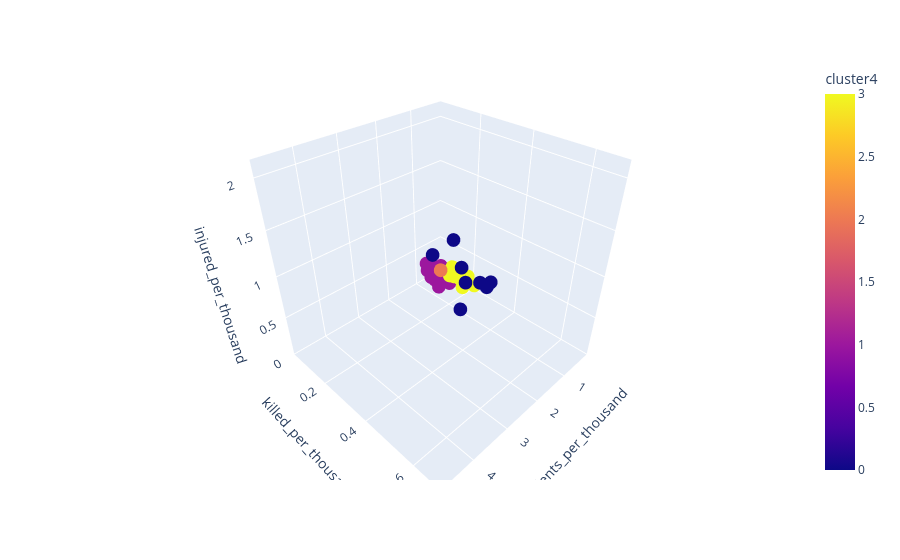

Source (notebook cell):
### Markdown cell above
If we look at the inertia vs k plot we can see that an elbow point may be in point 3, but when we look at the plot with 3 clusters it gives us DC and 2 clusters which are not really that visibly separable. The 4 cluster plot looks better, and it gives us 3 meaningful clusters. We will go with 4

### Code cell
X = MinMaxScaler().fit_transform(df[["incidents_per_thousand", "killed_per_thousand", "injured_per_thousand"]])
df_norm["cluster4"] = KMeans(n_clusters=4, random_state=42, n_init=10).fit_predict(X)

fig = px.scatter_3d(df_norm, x="incidents_per_thousand",
                    y="killed_per_thousand", z="injured_per_thousand",
                    color="cluster4", hover_name=df_norm.index)
fig.show()

### Figure 1 — Plotly figure (JSON) as saved in the notebook; plotly's stock layout.template omitted (floating-point values rounded to 4 significant figures)
{"data": [{"hovertemplate": "<b>%{hovertext}</b><br><br>incidents_per_thousand=%{x}<br>killed_per_thousand=%{y}<br>injured_per_thousand=%{z}<br>cluster4=%{marker.color}<extra></extra>", "hovertext": ["District of Columbia", "Alaska", "Delaware", "Louisiana", "South Carolina", "Illinois", "Mississippi", "Tennessee", "Alabama", "Missouri", "Maryland", "Arkansas", "Kentucky", "Indiana", "Oklahoma", "Ohio", "Massachusetts", "Georgia", "Nebraska", "North Carolina", "West Virginia", "Connecticut", "Rhode Island", "Wyoming", "Wisconsin", "Iowa", "New Mexico", "North Dakota", "Vermont", "Florida", "Kansas", "New Hampshire", "Virginia", "Pennsylvania", "Maine", "Nevada", "South Dakota", "Montana", "Michigan", "New Jersey", "Colorado", "Oregon", "Texas", "New York", "Washington", "Minnesota", "California", "Idaho", "Utah", "Arizona", "Hawaii"], "legendgroup": "", "marker": {"color": [2, 0, 0, 0, 0, 0, 0, 0, 0, 0, 3, 3, 3, 3, 3, 3, 1, 3, 1, 3, 3, 1, 1, 1, 1, 1, 3, 1, 1, 3, 3, 1, 3, 3, 1, 3, 1, 1, 1, 1, 1, 1, 1, 1, 1, 1, 1, 1, 1, 1, 1], "coloraxis": "coloraxis", "symbol": "circle"}, "mode": "markers", "name": "", "scene": "scene", "showlegend": false, "type": "scatter3d", "x": [4.731, 1.829, 1.79, 1.737, 1.418, 1.365, 1.204, 1.157, 1.127, 1.092, 0.9687, 0.9543, 0.9392, 0.8855, 0.8837, 0.8818, 0.8803, 0.8769, 0.873, 0.8711, 0.855, 0.855, 0.8475, 0.8436, 0.8309, 0.8065, 0.7873, 0.7599, 0.7549, 0.7437, 0.7374, 0.7214, 0.7114, 0.6984, 0.6828, 0.6809, 0.637, 0.6191, 0.6178, 0.6075, 0.5873, 0.5693, 0.4942, 0.4941, 0.4794, 0.4393, 0.419, 0.4003, 0.3595, 0.3409, 0.2032], "y": [0.6796, 0.362, 0.2305, 0.4671, 0.3291, 0.2651, 0.3935, 0.2767, 0.3874, 0.3518, 0.2825, 0.2596, 0.2409, 0.2433, 0.2407, 0.2159, 0.06947, 0.2413, 0.119, 0.2218, 0.1819, 0.09506, 0.05966, 0.1247, 0.1496, 0.08747, 0.2369, 0.0915, 0.09117, 0.1934, 0.1863, 0.06585, 0.1745, 0.1873, 0.08432, 0.2787, 0.1054, 0.1494, 0.1599, 0.1317, 0.146, 0.1111, 0.1837, 0.08675, 0.1191, 0.08409, 0.1429, 0.1005, 0.09457, 0.1602, 0.0443], "z": [2.095, 0.4407, 0.9062, 0.9428, 0.6304, 1.051, 0.6301, 0.6794, 0.6178, 0.5904, 0.5291, 0.4523, 0.4279, 0.4473, 0.3965, 0.4909, 0.2504, 0.3985, 0.3564, 0.4614, 0.3523, 0.3507, 0.3276, 0.0888, 0.3675, 0.2631, 0.2599, 0.1724, 0.1168, 0.3499, 0.32, 0.1078, 0.4265, 0.3955, 0.09938, 0.3317, 0.1335, 0.132, 0.3011, 0.2864, 0.2079, 0.1728, 0.2223, 0.2574, 0.1797, 0.1671, 0.1964, 0.09025, 0.1348, 0.1605, 0.05977]}], "layout": {"coloraxis": {"colorbar": {"title": {"text": "cluster4"}}, "colorscale": [[0, "#0d0887"], [0.1111, "#46039f"], [0.2222, "#7201a8"], [0.3333, "#9c179e"], [0.4444, "#bd3786"], [0.5556, "#d8576b"], [0.6667, "#ed7953"], [0.7778, "#fb9f3a"], [0.8889, "#fdca26"], [1, "#f0f921"]]}, "legend": {"tracegroupgap": 0}, "margin": {"t": 60}, "scene": {"domain": {"x": [0, 1], "y": [0, 1]}, "xaxis": {"title": {"text": "incidents_per_thousand"}}, "yaxis": {"title": {"text": "killed_per_thousand"}}, "zaxis": {"title": {"text": "injured_per_thousand"}}}}}
